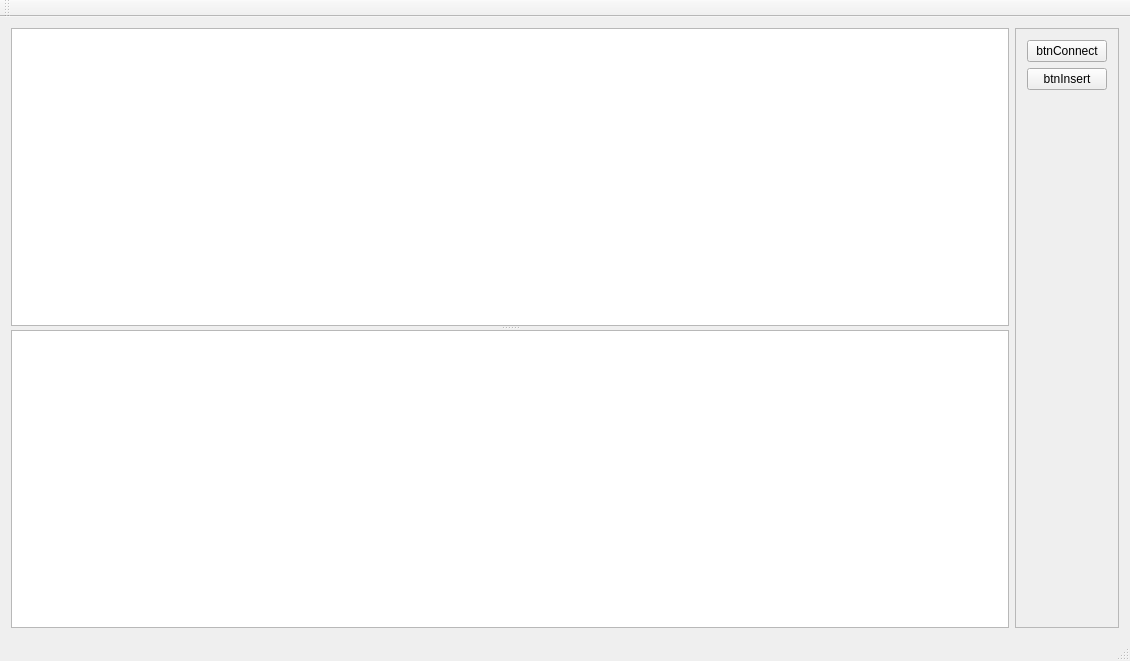
<?xml version="1.0" encoding="UTF-8"?>
<ui version="4.0">
 <class>DataAppClass</class>
 <widget class="QMainWindow" name="DataAppClass">
  <property name="geometry">
   <rect>
    <x>0</x>
    <y>0</y>
    <width>1130</width>
    <height>661</height>
   </rect>
  </property>
  <property name="windowTitle">
   <string>DataApp</string>
  </property>
  <widget class="QWidget" name="centralWidget">
   <layout class="QHBoxLayout" name="horizontalLayout">
    <item>
     <widget class="QSplitter" name="splitter">
      <property name="sizePolicy">
       <sizepolicy hsizetype="Expanding" vsizetype="Expanding">
        <horstretch>0</horstretch>
        <verstretch>0</verstretch>
       </sizepolicy>
      </property>
      <property name="orientation">
       <enum>Qt::Vertical</enum>
      </property>
      <widget class="QTableWidget" name="tblOutput"/>
      <widget class="QTextEdit" name="txtError"/>
     </widget>
    </item>
    <item>
     <widget class="QFrame" name="frame">
      <property name="sizePolicy">
       <sizepolicy hsizetype="Maximum" vsizetype="Expanding">
        <horstretch>0</horstretch>
        <verstretch>0</verstretch>
       </sizepolicy>
      </property>
      <property name="frameShape">
       <enum>QFrame::StyledPanel</enum>
      </property>
      <property name="frameShadow">
       <enum>QFrame::Raised</enum>
      </property>
      <layout class="QVBoxLayout" name="verticalLayout">
       <item>
        <widget class="QPushButton" name="btnConnect">
         <property name="text">
          <string>btnConnect</string>
         </property>
        </widget>
       </item>
       <item>
        <widget class="QPushButton" name="btnInsert">
         <property name="text">
          <string>btnInsert</string>
         </property>
        </widget>
       </item>
       <item>
        <spacer name="verticalSpacer">
         <property name="orientation">
          <enum>Qt::Vertical</enum>
         </property>
         <property name="sizeHint" stdset="0">
          <size>
           <width>20</width>
           <height>40</height>
          </size>
         </property>
        </spacer>
       </item>
      </layout>
     </widget>
    </item>
   </layout>
  </widget>
  <widget class="QMenuBar" name="menuBar">
   <property name="geometry">
    <rect>
     <x>0</x>
     <y>0</y>
     <width>1130</width>
     <height>22</height>
    </rect>
   </property>
  </widget>
  <widget class="QToolBar" name="mainToolBar">
   <attribute name="toolBarArea">
    <enum>TopToolBarArea</enum>
   </attribute>
   <attribute name="toolBarBreak">
    <bool>false</bool>
   </attribute>
  </widget>
  <widget class="QStatusBar" name="statusBar"/>
 </widget>
 <layoutdefault spacing="6" margin="11"/>
 <resources>
  <include location="DataApp.qrc"/>
 </resources>
 <connections/>
</ui>
